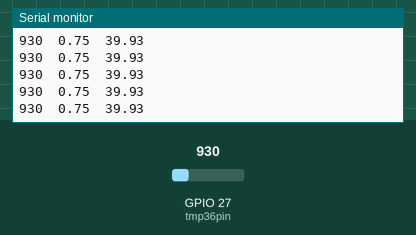
Simulated run of this sketch. Board: ESP32. Parts: the last lines printed to the serial monitor. The inputs (shaded band) are chosen by the test bench; at power-on: GPIO 27 (tmp36pin) = 930.

Above: at 1.2 s.
1.3 s: GPIO 27 (tmp36pin) set to 1004
At 1.68 s:
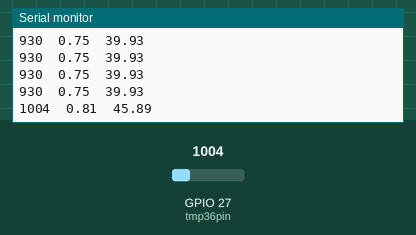
2.8 s: GPIO 27 (tmp36pin) set to 1069
At 2.93 s:
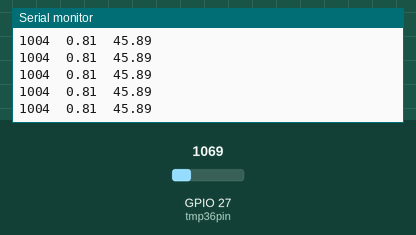
Timing chart, 0 to 5.8 s (numbered marks = the images above; inputs shaded):
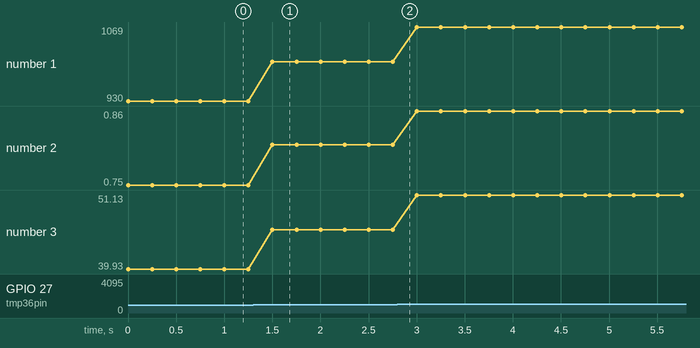

Measured:
- after the input at 1.3 s, the serial monitor: prints a new line after 0.20 s (image 1)
- plotted number 1: 930 → 1004 after the input at 1.3 s, 1004 → 1069 after the input at 2.8 s
- plotted number 2: 0.75 → 0.81 after the input at 1.3 s, 0.81 → 0.86 after the input at 2.8 s
- plotted number 3: 39.93 → 45.89 after the input at 1.3 s, 45.89 → 51.13 after the input at 2.8 s

The sketch:

temp.ino
```cpp
#include <analogWrite.h>

const int tmp36pin = 27;

void setup()
{
  Serial.begin(115200);

  pinMode(tmp36pin, INPUT);
}

void loop()
{
  int adcValue = analogRead(tmp36pin);

  float voltage = (3.3 * adcValue) / 4096.0;
  float temperature = (voltage -.35) / .01;

  Serial.print(adcValue);

  Serial.print('\t');

  Serial.print(voltage);

  Serial.print('\t');

  Serial.print(temperature);

  Serial.print('\t');

  Serial.println();

  delay(250);
}
```
